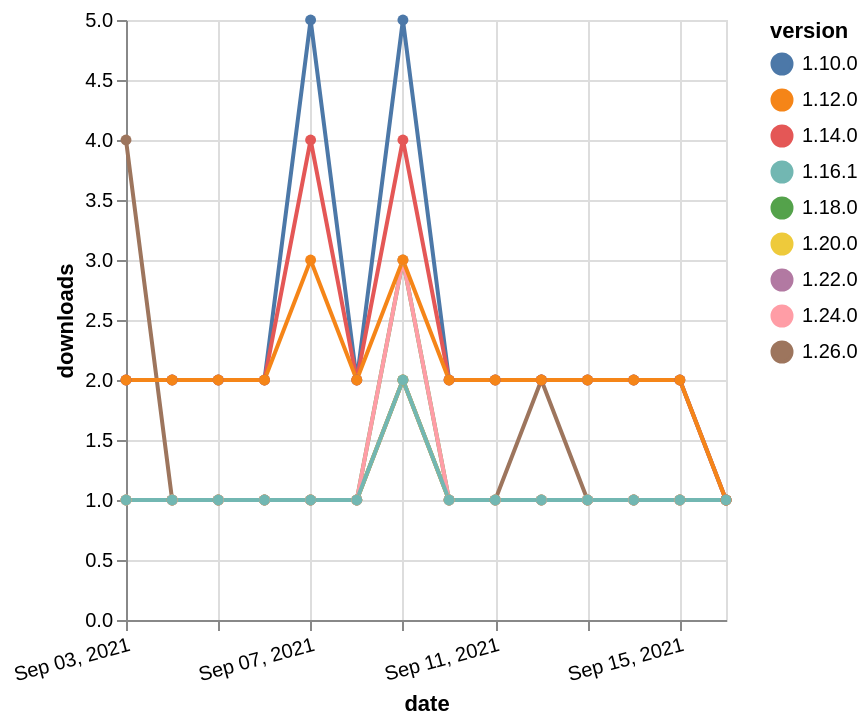

Here is the Vega-Lite specification saved for this chart:
### Vega-Lite specification from a JSON file in a GitHub repository (floating-point values rounded to 4 significant figures)
{"$schema": "https://vega.github.io/schema/vega-lite/v5.json", "description": "A simple bar chart with embedded data.", "data": {"values": [{"date": "2021-09-03", "total": 324, "delta": 1, "version": "1.18.0"}, {"date": "2021-09-04", "total": 325, "delta": 1, "version": "1.18.0"}, {"date": "2021-09-05", "total": 326, "delta": 1, "version": "1.18.0"}, {"date": "2021-09-06", "total": 327, "delta": 1, "version": "1.18.0"}, {"date": "2021-09-07", "total": 328, "delta": 1, "version": "1.18.0"}, {"date": "2021-09-08", "total": 329, "delta": 1, "version": "1.18.0"}, {"date": "2021-09-09", "total": 332, "delta": 3, "version": "1.18.0"}, {"date": "2021-09-10", "total": 333, "delta": 1, "version": "1.18.0"}, {"date": "2021-09-11", "total": 334, "delta": 1, "version": "1.18.0"}, {"date": "2021-09-12", "total": 335, "delta": 1, "version": "1.18.0"}, {"date": "2021-09-13", "total": 336, "delta": 1, "version": "1.18.0"}, {"date": "2021-09-14", "total": 337, "delta": 1, "version": "1.18.0"}, {"date": "2021-09-15", "total": 338, "delta": 1, "version": "1.18.0"}, {"date": "2021-09-16", "total": 339, "delta": 1, "version": "1.18.0"}, {"date": "2021-09-03", "total": 162, "delta": 1, "version": "1.22.0"}, {"date": "2021-09-04", "total": 163, "delta": 1, "version": "1.22.0"}, {"date": "2021-09-05", "total": 164, "delta": 1, "version": "1.22.0"}, {"date": "2021-09-06", "total": 165, "delta": 1, "version": "1.22.0"}, {"date": "2021-09-07", "total": 166, "delta": 1, "version": "1.22.0"}, {"date": "2021-09-08", "total": 167, "delta": 1, "version": "1.22.0"}, {"date": "2021-09-09", "total": 169, "delta": 2, "version": "1.22.0"}, {"date": "2021-09-10", "total": 170, "delta": 1, "version": "1.22.0"}, {"date": "2021-09-11", "total": 171, "delta": 1, "version": "1.22.0"}, {"date": "2021-09-12", "total": 172, "delta": 1, "version": "1.22.0"}, {"date": "2021-09-13", "total": 173, "delta": 1, "version": "1.22.0"}, {"date": "2021-09-14", "total": 174, "delta": 1, "version": "1.22.0"}, {"date": "2021-09-15", "total": 175, "delta": 1, "version": "1.22.0"}, {"date": "2021-09-16", "total": 176, "delta": 1, "version": "1.22.0"}, {"date": "2021-09-03", "total": 3256, "delta": 2, "version": "1.10.0"}, {"date": "2021-09-04", "total": 3258, "delta": 2, "version": "1.10.0"}, {"date": "2021-09-05", "total": 3260, "delta": 2, "version": "1.10.0"}, {"date": "2021-09-06", "total": 3262, "delta": 2, "version": "1.10.0"}, {"date": "2021-09-07", "total": 3267, "delta": 5, "version": "1.10.0"}, {"date": "2021-09-08", "total": 3269, "delta": 2, "version": "1.10.0"}, {"date": "2021-09-09", "total": 3274, "delta": 5, "version": "1.10.0"}, {"date": "2021-09-10", "total": 3276, "delta": 2, "version": "1.10.0"}, {"date": "2021-09-11", "total": 3278, "delta": 2, "version": "1.10.0"}, {"date": "2021-09-12", "total": 3280, "delta": 2, "version": "1.10.0"}, {"date": "2021-09-13", "total": 3282, "delta": 2, "version": "1.10.0"}, {"date": "2021-09-14", "total": 3284, "delta": 2, "version": "1.10.0"}, {"date": "2021-09-15", "total": 3286, "delta": 2, "version": "1.10.0"}, {"date": "2021-09-16", "total": 3287, "delta": 1, "version": "1.10.0"}, {"date": "2021-09-03", "total": 123, "delta": 4, "version": "1.26.0"}, {"date": "2021-09-04", "total": 124, "delta": 1, "version": "1.26.0"}, {"date": "2021-09-05", "total": 125, "delta": 1, "version": "1.26.0"}, {"date": "2021-09-06", "total": 126, "delta": 1, "version": "1.26.0"}, {"date": "2021-09-07", "total": 127, "delta": 1, "version": "1.26.0"}, {"date": "2021-09-08", "total": 128, "delta": 1, "version": "1.26.0"}, {"date": "2021-09-09", "total": 130, "delta": 2, "version": "1.26.0"}, {"date": "2021-09-10", "total": 131, "delta": 1, "version": "1.26.0"}, {"date": "2021-09-11", "total": 132, "delta": 1, "version": "1.26.0"}, {"date": "2021-09-12", "total": 134, "delta": 2, "version": "1.26.0"}, {"date": "2021-09-13", "total": 135, "delta": 1, "version": "1.26.0"}, {"date": "2021-09-14", "total": 136, "delta": 1, "version": "1.26.0"}, {"date": "2021-09-15", "total": 137, "delta": 1, "version": "1.26.0"}, {"date": "2021-09-16", "total": 138, "delta": 1, "version": "1.26.0"}, {"date": "2021-09-03", "total": 184, "delta": 1, "version": "1.20.0"}, {"date": "2021-09-04", "total": 185, "delta": 1, "version": "1.20.0"}, {"date": "2021-09-05", "total": 186, "delta": 1, "version": "1.20.0"}, {"date": "2021-09-06", "total": 187, "delta": 1, "version": "1.20.0"}, {"date": "2021-09-07", "total": 188, "delta": 1, "version": "1.20.0"}, {"date": "2021-09-08", "total": 189, "delta": 1, "version": "1.20.0"}, {"date": "2021-09-09", "total": 191, "delta": 2, "version": "1.20.0"}, {"date": "2021-09-10", "total": 192, "delta": 1, "version": "1.20.0"}, {"date": "2021-09-11", "total": 193, "delta": 1, "version": "1.20.0"}, {"date": "2021-09-12", "total": 194, "delta": 1, "version": "1.20.0"}, {"date": "2021-09-13", "total": 195, "delta": 1, "version": "1.20.0"}, {"date": "2021-09-14", "total": 196, "delta": 1, "version": "1.20.0"}, {"date": "2021-09-15", "total": 197, "delta": 1, "version": "1.20.0"}, {"date": "2021-09-16", "total": 198, "delta": 1, "version": "1.20.0"}, {"date": "2021-09-03", "total": 172, "delta": 1, "version": "1.24.0"}, {"date": "2021-09-04", "total": 173, "delta": 1, "version": "1.24.0"}, {"date": "2021-09-05", "total": 174, "delta": 1, "version": "1.24.0"}, {"date": "2021-09-06", "total": 175, "delta": 1, "version": "1.24.0"}, {"date": "2021-09-07", "total": 176, "delta": 1, "version": "1.24.0"}, {"date": "2021-09-08", "total": 177, "delta": 1, "version": "1.24.0"}, {"date": "2021-09-09", "total": 180, "delta": 3, "version": "1.24.0"}, {"date": "2021-09-10", "total": 181, "delta": 1, "version": "1.24.0"}, {"date": "2021-09-11", "total": 182, "delta": 1, "version": "1.24.0"}, {"date": "2021-09-12", "total": 183, "delta": 1, "version": "1.24.0"}, {"date": "2021-09-13", "total": 184, "delta": 1, "version": "1.24.0"}, {"date": "2021-09-14", "total": 185, "delta": 1, "version": "1.24.0"}, {"date": "2021-09-15", "total": 186, "delta": 1, "version": "1.24.0"}, {"date": "2021-09-16", "total": 187, "delta": 1, "version": "1.24.0"}, {"date": "2021-09-03", "total": 2504, "delta": 2, "version": "1.14.0"}, {"date": "2021-09-04", "total": 2506, "delta": 2, "version": "1.14.0"}, {"date": "2021-09-05", "total": 2508, "delta": 2, "version": "1.14.0"}, {"date": "2021-09-06", "total": 2510, "delta": 2, "version": "1.14.0"}, {"date": "2021-09-07", "total": 2514, "delta": 4, "version": "1.14.0"}, {"date": "2021-09-08", "total": 2516, "delta": 2, "version": "1.14.0"}, {"date": "2021-09-09", "total": 2520, "delta": 4, "version": "1.14.0"}, {"date": "2021-09-10", "total": 2522, "delta": 2, "version": "1.14.0"}, {"date": "2021-09-11", "total": 2524, "delta": 2, "version": "1.14.0"}, {"date": "2021-09-12", "total": 2526, "delta": 2, "version": "1.14.0"}, {"date": "2021-09-13", "total": 2528, "delta": 2, "version": "1.14.0"}, {"date": "2021-09-14", "total": 2530, "delta": 2, "version": "1.14.0"}, {"date": "2021-09-15", "total": 2532, "delta": 2, "version": "1.14.0"}, {"date": "2021-09-16", "total": 2533, "delta": 1, "version": "1.14.0"}, {"date": "2021-09-03", "total": 2614, "delta": 2, "version": "1.12.0"}, {"date": "2021-09-04", "total": 2616, "delta": 2, "version": "1.12.0"}, {"date": "2021-09-05", "total": 2618, "delta": 2, "version": "1.12.0"}, {"date": "2021-09-06", "total": 2620, "delta": 2, "version": "1.12.0"}, {"date": "2021-09-07", "total": 2623, "delta": 3, "version": "1.12.0"}, {"date": "2021-09-08", "total": 2625, "delta": 2, "version": "1.12.0"}, {"date": "2021-09-09", "total": 2628, "delta": 3, "version": "1.12.0"}, {"date": "2021-09-10", "total": 2630, "delta": 2, "version": "1.12.0"}, {"date": "2021-09-11", "total": 2632, "delta": 2, "version": "1.12.0"}, {"date": "2021-09-12", "total": 2634, "delta": 2, "version": "1.12.0"}, {"date": "2021-09-13", "total": 2636, "delta": 2, "version": "1.12.0"}, {"date": "2021-09-14", "total": 2638, "delta": 2, "version": "1.12.0"}, {"date": "2021-09-15", "total": 2640, "delta": 2, "version": "1.12.0"}, {"date": "2021-09-16", "total": 2641, "delta": 1, "version": "1.12.0"}, {"date": "2021-09-03", "total": 231, "delta": 1, "version": "1.16.1"}, {"date": "2021-09-04", "total": 232, "delta": 1, "version": "1.16.1"}, {"date": "2021-09-05", "total": 233, "delta": 1, "version": "1.16.1"}, {"date": "2021-09-06", "total": 234, "delta": 1, "version": "1.16.1"}, {"date": "2021-09-07", "total": 235, "delta": 1, "version": "1.16.1"}, {"date": "2021-09-08", "total": 236, "delta": 1, "version": "1.16.1"}, {"date": "2021-09-09", "total": 238, "delta": 2, "version": "1.16.1"}, {"date": "2021-09-10", "total": 239, "delta": 1, "version": "1.16.1"}, {"date": "2021-09-11", "total": 240, "delta": 1, "version": "1.16.1"}, {"date": "2021-09-12", "total": 241, "delta": 1, "version": "1.16.1"}, {"date": "2021-09-13", "total": 242, "delta": 1, "version": "1.16.1"}, {"date": "2021-09-14", "total": 243, "delta": 1, "version": "1.16.1"}, {"date": "2021-09-15", "total": 244, "delta": 1, "version": "1.16.1"}, {"date": "2021-09-16", "total": 245, "delta": 1, "version": "1.16.1"}]}, "width": "container", "mark": {"type": "line", "point": {"filled": true}}, "encoding": {"x": {"field": "date", "type": "temporal", "timeUnit": "yearmonthdate", "title": "date", "axis": {"labelAngle": -15}}, "y": {"field": "delta", "type": "quantitative", "title": "downloads"}, "color": {"field": "version", "type": "nominal"}, "tooltip": {"field": "delta"}}}
